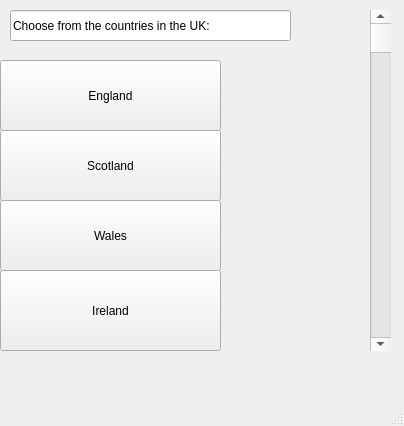
<?xml version="1.0" encoding="UTF-8"?>
<ui version="4.0">
 <class>MainWindow</class>
 <widget class="QMainWindow" name="MainWindow">
  <property name="geometry">
   <rect>
    <x>0</x>
    <y>0</y>
    <width>404</width>
    <height>426</height>
   </rect>
  </property>
  <property name="windowTitle">
   <string>MainWindow</string>
  </property>
  <widget class="QWidget" name="centralwidget">
   <widget class="QLineEdit" name="lineEdit">
    <property name="geometry">
     <rect>
      <x>10</x>
      <y>10</y>
      <width>281</width>
      <height>31</height>
     </rect>
    </property>
    <property name="text">
     <string>Choose from the countries in the UK:</string>
    </property>
   </widget>
   <widget class="QPushButton" name="pushButtonENG">
    <property name="geometry">
     <rect>
      <x>0</x>
      <y>60</y>
      <width>221</width>
      <height>71</height>
     </rect>
    </property>
    <property name="text">
     <string>England</string>
    </property>
   </widget>
   <widget class="QLabel" name="label">
    <property name="geometry">
     <rect>
      <x>220</x>
      <y>60</y>
      <width>141</width>
      <height>61</height>
     </rect>
    </property>
    <property name="text">
     <string/>
    </property>
    <property name="pixmap">
     <pixmap>Flag-England.webp</pixmap>
    </property>
    <property name="scaledContents">
     <bool>true</bool>
    </property>
   </widget>
   <widget class="QPushButton" name="pushButtonSCO">
    <property name="geometry">
     <rect>
      <x>0</x>
      <y>130</y>
      <width>221</width>
      <height>71</height>
     </rect>
    </property>
    <property name="text">
     <string>Scotland</string>
    </property>
   </widget>
   <widget class="QPushButton" name="pushButton_3">
    <property name="geometry">
     <rect>
      <x>0</x>
      <y>200</y>
      <width>221</width>
      <height>71</height>
     </rect>
    </property>
    <property name="text">
     <string>Wales</string>
    </property>
   </widget>
   <widget class="QPushButton" name="pushButton_4">
    <property name="geometry">
     <rect>
      <x>0</x>
      <y>270</y>
      <width>221</width>
      <height>81</height>
     </rect>
    </property>
    <property name="text">
     <string>Ireland</string>
    </property>
   </widget>
   <widget class="QLabel" name="label_2">
    <property name="geometry">
     <rect>
      <x>230</x>
      <y>140</y>
      <width>131</width>
      <height>51</height>
     </rect>
    </property>
    <property name="text">
     <string/>
    </property>
    <property name="pixmap">
     <pixmap>scottish falg.png</pixmap>
    </property>
    <property name="scaledContents">
     <bool>true</bool>
    </property>
   </widget>
   <widget class="QLabel" name="label_3">
    <property name="geometry">
     <rect>
      <x>230</x>
      <y>210</y>
      <width>131</width>
      <height>51</height>
     </rect>
    </property>
    <property name="text">
     <string/>
    </property>
    <property name="pixmap">
     <pixmap>welsh flag.png</pixmap>
    </property>
    <property name="scaledContents">
     <bool>true</bool>
    </property>
   </widget>
   <widget class="QLabel" name="label_4">
    <property name="geometry">
     <rect>
      <x>230</x>
      <y>290</y>
      <width>131</width>
      <height>51</height>
     </rect>
    </property>
    <property name="text">
     <string/>
    </property>
    <property name="pixmap">
     <pixmap>irish flag.webp</pixmap>
    </property>
    <property name="scaledContents">
     <bool>true</bool>
    </property>
   </widget>
   <widget class="QScrollBar" name="verticalScrollBar">
    <property name="geometry">
     <rect>
      <x>370</x>
      <y>10</y>
      <width>21</width>
      <height>341</height>
     </rect>
    </property>
    <property name="orientation">
     <enum>Qt::Vertical</enum>
    </property>
   </widget>
  </widget>
  <widget class="QMenuBar" name="menubar">
   <property name="geometry">
    <rect>
     <x>0</x>
     <y>0</y>
     <width>404</width>
     <height>24</height>
    </rect>
   </property>
  </widget>
  <widget class="QStatusBar" name="statusbar"/>
 </widget>
 <resources/>
 <connections/>
</ui>
